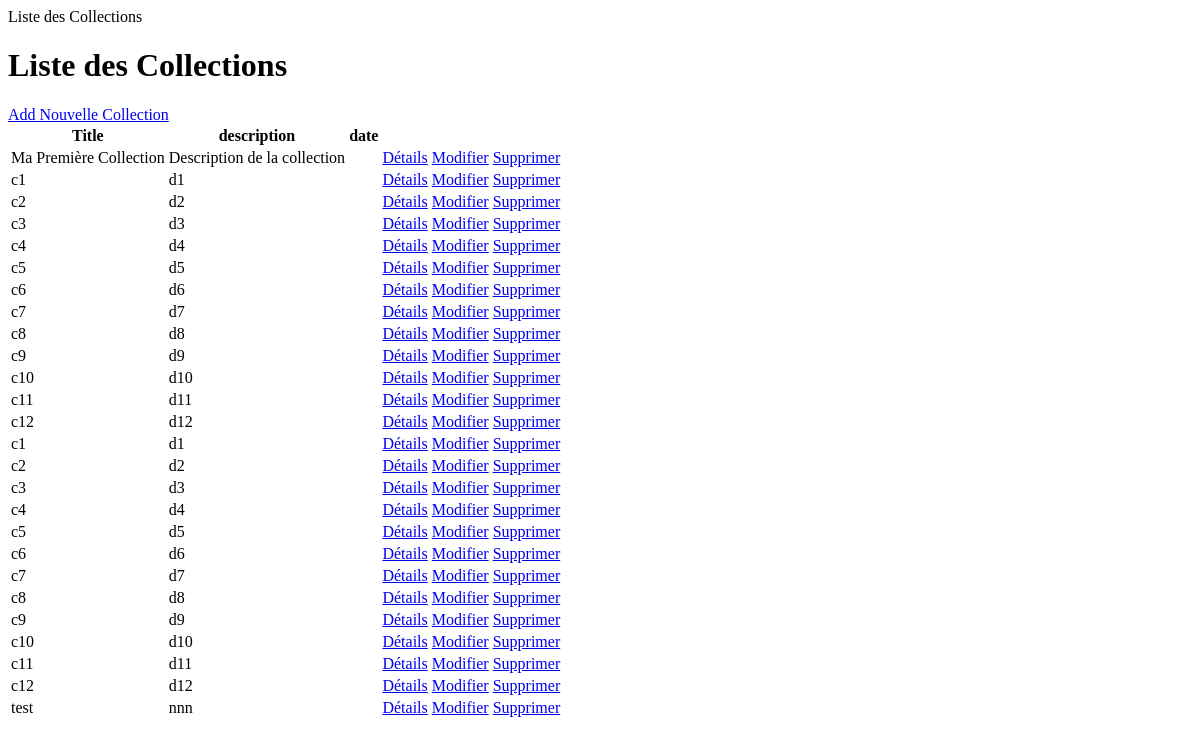
The page /all/ on the database as committed earlier.
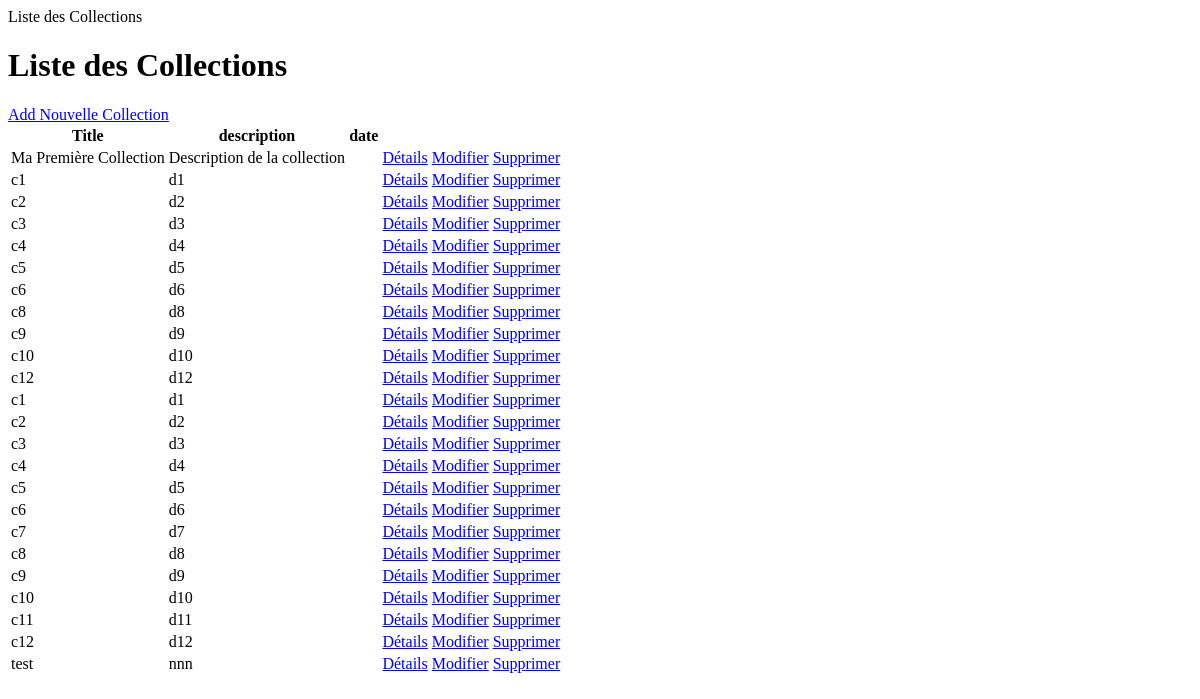
The same page on the database as committed later.
### appvrai/models.py (models this page shows, shortened)
class Collec(models.Model):
    title = models.CharField(max_length=100, null=False)
    description = models.TextField(null=False)
    creation_date = models.DateField(auto_now_add=True, null=False)

### appvrai/views.py (the view)
# urls.py: path('all/',collection_all,name='collection_all'),
def collection_all(request):
    collections=Collec.objects.all()
    return render(request,'collection_all.html',{'collections':collections})

### appvrai/templates/collection_all.html (shortened to what this page needs)
{% block content %}
<h1>Liste des Collections</h1>
<table class="table table-striped" >
    <thead>
        <tr>
            <th>Title</th>
            <th>description</th>
            <th>date</th>
        </tr>
    </thead>
    <tbody>
        {% for collection in collections %}
        <tr>
            <td>{{ collection.title }}</td>
            <td>{{ collection.description }}</td>
            <td>{{collection.date}}</td>
            <td>
                <a href="{% url 'collection_detail' collection.id %}" class="btn btn-info">Détails</a>
                <a href="{% url 'edit_collection' n=collection.id %}"class="btn btn-primary">Modifier</a>
                <a href="{% url 'delete_collection' collection.id %}" class="btn btn-danger">Supprimer</a>
            </td>
        </tr>
        {% endfor %}
        <a href="{% url 'new_collection' %}"class="btn btn-primary">Add Nouvelle  Collection</a>
    </tbody>
</table>
{% endblock %}

Rows that differ between the two databases and show on the page:
removed Collec: title "c7", description "d7"
removed Collec: title "c11", description "d11"
